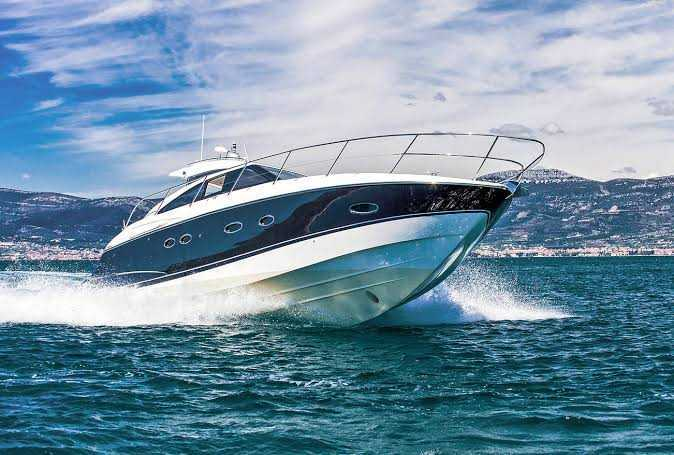
#> input picture Open-CV---Edge-detection-main/boat.jpg, 674 x 455 px
$ python edge_boat.py
#> lines starting #> are read from the running program, lines starting #| are printed output that depends on the picture; after the words box and inside, x2 and y2 are one past the last pixel; in counts of white or black regions, pixels touching at a corner belong together
import cv2
import imutils
import numpy

img=cv2.imread("boat.jpg")
#> img is the input picture: shape (455, 674, 3); mean B, G, R 164.6, 144.8, 114.4
cv2.imshow("image" , img)
cv2.waitKey(0)

gray = cv2.cvtColor(img, cv2.COLOR_BGR2GRAY)
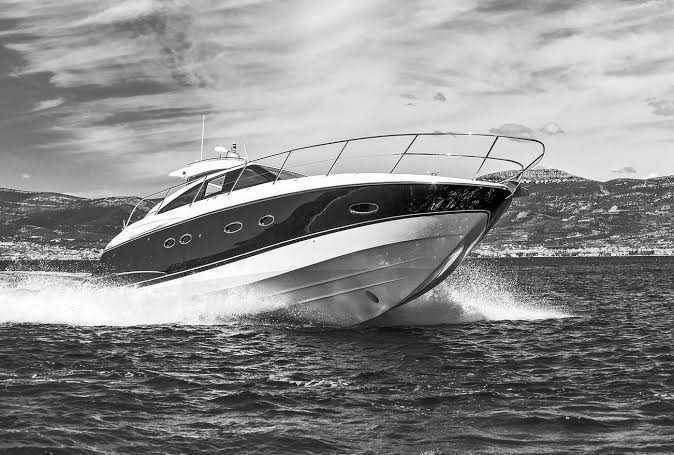
#> gray: shape (455, 674); min 0, max 255, mean 138
grayshow=cv2.imshow("GrayImage", gray)
cv2.waitKey(0)


edge=cv2.Canny(gray , 30,150)
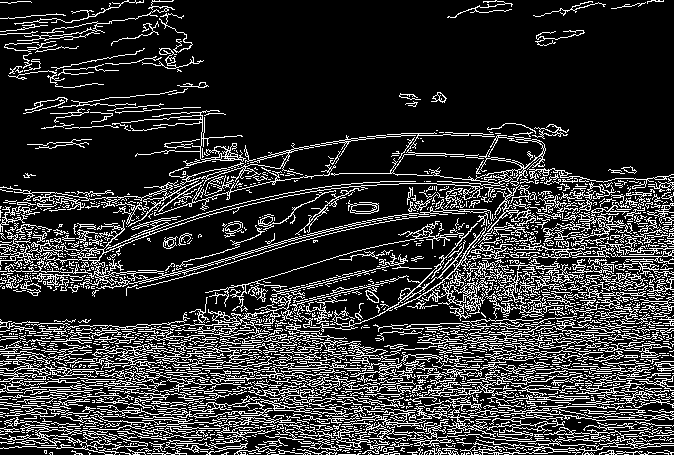
#> edge: shape (455, 674); 19.5% white in thin lines or dots
cv2.imshow("edge show" , edge)
cv2.waitKey(0)

edge2=cv2.Canny(gray , 70,150)
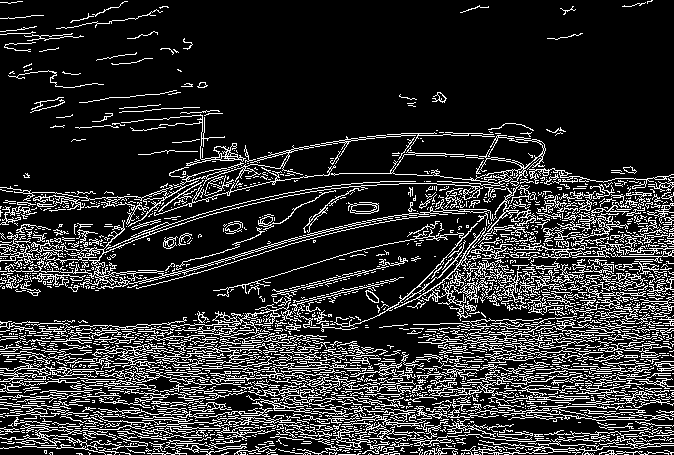
#> edge2: shape (455, 674); 17.5% white in thin lines or dots
cv2.imshow("edge show2" , edge2)
cv2.waitKey(0)

edge3=cv2.Canny(gray , 600,250)
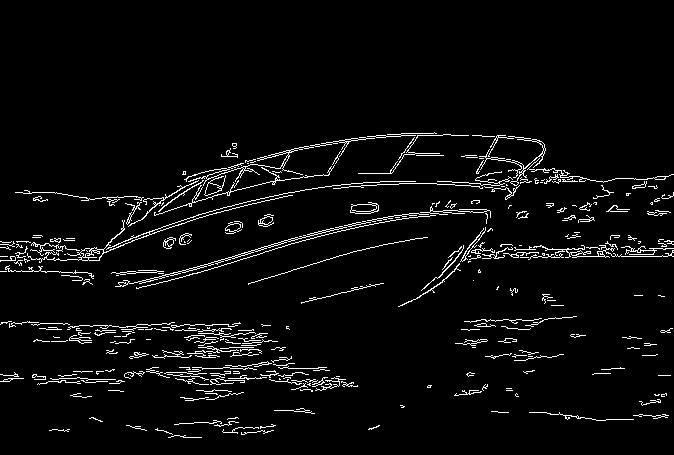
#> edge3: shape (455, 674); 4.2% white in thin lines or dots, all inside (x1, y1, x2, y2) = (0, 132, 674, 438)
cv2.imshow("edge show3" , edge3)
cv2.waitKey(0)
cv2.imwrite("edge_img_boat.jpg" , edge3)
